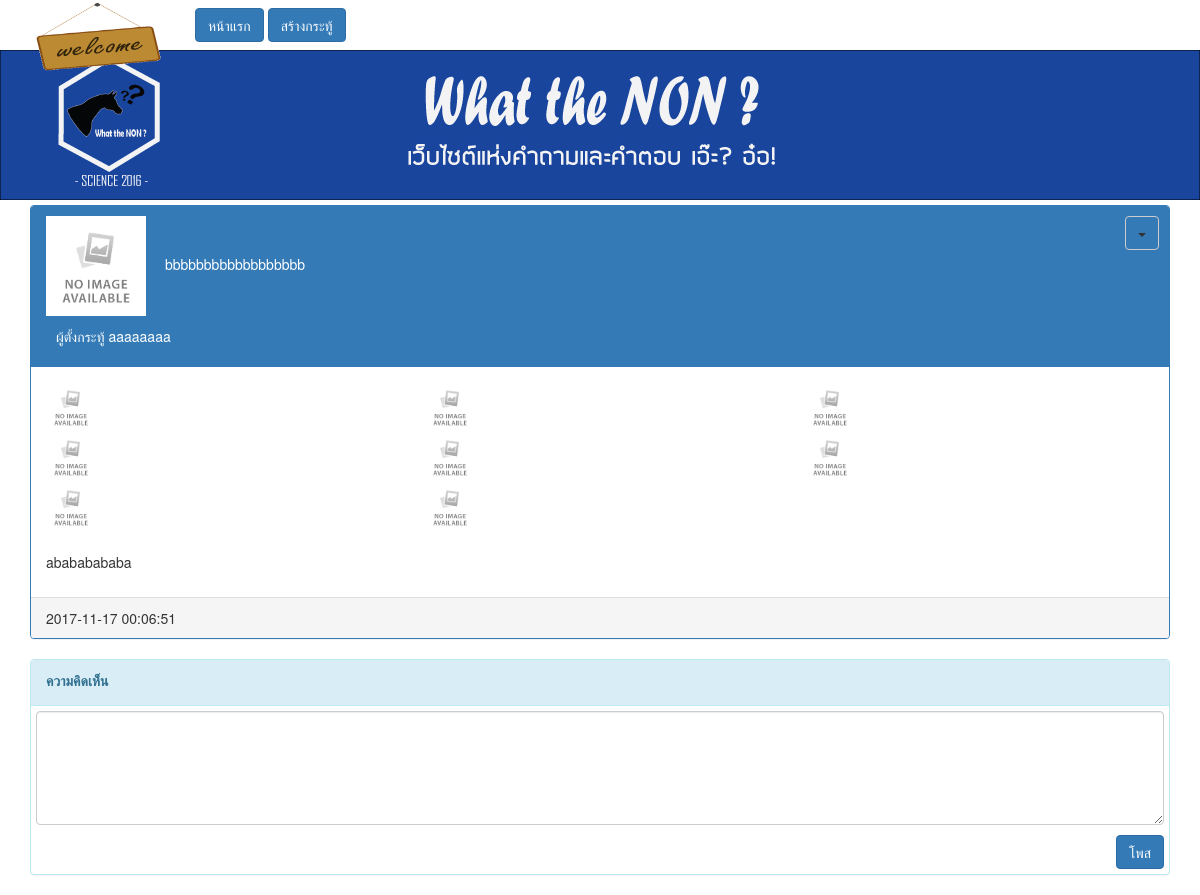
The page /post.php?id=38 on the database its author committed.
### tables this page shows
CREATE TABLE `posts` (
  `id` int(5) UNSIGNED NOT NULL,
  `name` varchar(100) NOT NULL,
  `title` varchar(255) NOT NULL,
  `details` text NOT NULL,
  `picture` varchar(255) NOT NULL,
  `datetime` datetime NOT NULL,
  `num_comment` int(3) NOT NULL DEFAULT '0'
);

CREATE TABLE `product_image` (
  `id` int(5) UNSIGNED NOT NULL,
  `post_id` int(5) UNSIGNED NOT NULL,
  `image` varchar(255) NOT NULL
);

### post.php (the view, shortened to what this page needs)
<?php
require_once(__DIR__ . '/common/connect.php');
?>
<!doctype html>
<html lang="en">
<head>
    <link rel="stylesheet" type="text/css" href="css/main.css">
    <link href="asset/css/bootstrap.css" rel="stylesheet">
    <link href="asset/css/smoke.min.css" rel="stylesheet">
</head>
<body>
        <?php
        require 'navber-menu.php';
        ?>
        <div id="header"></div>
        <div class="container">
            <div class="row" id="element">
                <?php
                if (isset($_GET['id']) || $_GET != '') {
                    $id = $_GET['id'];
                    $sql = 'SELECT * FROM posts WHERE id=:id';
                    $stmtPosts = $handle->prepare($sql);
                    $stmtPosts->bindValue(':id', $id, PDO::PARAM_INT);
                    $stmtPosts->execute();
                    if ($stmtPosts->rowCount()) {
                        $post = $stmtPosts->fetch(PDO::FETCH_ASSOC);
                        ?>
                        <div class="col-md-12" style="margin-top: 5px">
                            <div class="panel panel-primary">
                                <div class="panel-heading">
                                    <?php
                                    if(is_file('images/' . $post['picture'])){
                                        echo '<img src="images/'.$post['picture'] .'" class="img-responsive img-thumbnail" style="width: 150px;height: 150px">';
                                    } else {
                                        echo '<img src="images/error.png" style="width: 100px;height: 100px">';
                                    }
                                    ?>
                                    <span style="margin-left: 15px"><?php echo $post['title'] ?></span>
                                    <br>
                                    <div style="padding: 10px">ผู้ตั้งกระทู้ <?php echo $post['name'] ?></div>
                                    <div class="dropdown">
                                        <button class="btn btn-default dropdown-toggle" type="button"
                                                id="dropdownMenu1" data-toggle="dropdown" aria-haspopup="true"
                                                aria-expanded="true">
                                            <span class="caret"></span>
                                        </button>
                                    </div>
                                </div>
                                <div class="panel-body">
                                    <div class="row">
                                        <?php
                                        $sql = 'SELECT * FROM `product_image` WHERE post_id=:post_id';
                                        $stmt2 = $handle->prepare($sql);
                                        $stmt2->bindParam(":post_id", $post['id']);
                                        $stmt2->execute();
                                        foreach($stmt2->fetchAll(PDO::FETCH_ASSOC) as $image) {
                                            ?>
                                            <div class="col-md-4 col-lg-4 col-sm-3 col-xs-3">
                                                <?php
                                                if (is_file('images/products/' . $image['image'])) {
                                                    echo '<img src="images/products/' . $image['image'] . '" class="img-responsive img-thumbnail">';
                                                } else {
                                                    echo '<img src="images/error.png" style="width: 50px;height: 50px">';
                                                }
                                                ?>
                                            </div>
                                            <?php
                                        }
                                        ?>
                                    </div>
                                    <br>
                                    <?php echo $post['details'] ?>
                                </div>
                                <div class="panel-footer">
                                    <?php echo $post['datetime'] ?>
                                </div>
                            </div>
                        </div>
                        <div class="col-md-12" id="box_add_post">
                            <div class="panel panel-info">
                                <div class="panel-heading">
                                    <label for="details">ความคิดเห็น</label>
                                </div>
                                <div class="panel-body" style="padding: 5px">
                                    <form action="common/add_comment.php" method="post" id="form_post">
                                        <textarea name="comments" id="comments" rows="5" class="form-control"></textarea>
                                        <div class="text-right" style="margin-top: 10px">
                                            <input type="submit" value="โพส" id="comment_submit" class="btn btn-primary">
                                        </div>
                                    </form>
                                </div>
                            </div>
                        </div>
                        <?php
                    }
                }
                ?>
            </div>
        </div>
</body>
</html>

### css/main.css (style rules this page uses)
#header { background-image: url(../image/Hwhatthenon1.jpg); height: 150px; width: 100%; color: white; background-repeat: round; }
.dropdown { position: relative; display: inline-block; }

### post.php (style rules this page uses)
.panel-heading { position: relative; }
.dropdown { position: absolute; right: 10px; top: 10px; }

### rows shown on the page
posts: title "bbbbbbbbbbbbbbbbbb", name "aaaaaaaa", details "abababababa", datetime "2017-11-17 00:06:51"
